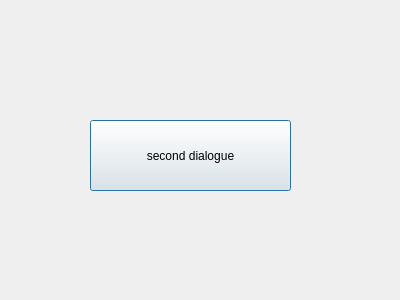
<?xml version="1.0" encoding="UTF-8"?>
<ui version="4.0">
 <class>Dialog</class>
 <widget class="QDialog" name="Dialog">
  <property name="geometry">
   <rect>
    <x>0</x>
    <y>0</y>
    <width>400</width>
    <height>300</height>
   </rect>
  </property>
  <property name="windowTitle">
   <string>Dialog</string>
  </property>
  <widget class="QPushButton" name="pushButton">
   <property name="geometry">
    <rect>
     <x>90</x>
     <y>120</y>
     <width>201</width>
     <height>71</height>
    </rect>
   </property>
   <property name="text">
    <string>second dialogue</string>
   </property>
  </widget>
 </widget>
 <resources/>
 <connections/>
</ui>
